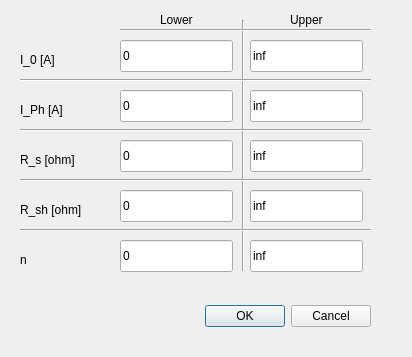
<?xml version="1.0" encoding="UTF-8"?>
<ui version="4.0">
 <class>prefs</class>
 <widget class="QDialog" name="prefs">
  <property name="geometry">
   <rect>
    <x>0</x>
    <y>0</y>
    <width>412</width>
    <height>357</height>
   </rect>
  </property>
  <property name="sizePolicy">
   <sizepolicy hsizetype="Fixed" vsizetype="Fixed">
    <horstretch>0</horstretch>
    <verstretch>0</verstretch>
   </sizepolicy>
  </property>
  <property name="maximumSize">
   <size>
    <width>16777215</width>
    <height>16777215</height>
   </size>
  </property>
  <property name="windowTitle">
   <string>Set Parameter Bounds</string>
  </property>
  <property name="sizeGripEnabled">
   <bool>false</bool>
  </property>
  <widget class="QDialogButtonBox" name="buttonBox">
   <property name="geometry">
    <rect>
     <x>30</x>
     <y>300</y>
     <width>341</width>
     <height>32</height>
    </rect>
   </property>
   <property name="orientation">
    <enum>Qt::Horizontal</enum>
   </property>
   <property name="standardButtons">
    <set>QDialogButtonBox::Cancel|QDialogButtonBox::Ok</set>
   </property>
  </widget>
  <widget class="Line" name="line">
   <property name="geometry">
    <rect>
     <x>233</x>
     <y>20</y>
     <width>20</width>
     <height>251</height>
    </rect>
   </property>
   <property name="orientation">
    <enum>Qt::Vertical</enum>
   </property>
  </widget>
  <widget class="Line" name="line_2">
   <property name="geometry">
    <rect>
     <x>120</x>
     <y>20</y>
     <width>251</width>
     <height>20</height>
    </rect>
   </property>
   <property name="orientation">
    <enum>Qt::Horizontal</enum>
   </property>
  </widget>
  <widget class="QLineEdit" name="I0_ub">
   <property name="geometry">
    <rect>
     <x>250</x>
     <y>40</y>
     <width>113</width>
     <height>32</height>
    </rect>
   </property>
   <property name="text">
    <string>inf</string>
   </property>
  </widget>
  <widget class="QLabel" name="label">
   <property name="geometry">
    <rect>
     <x>290</x>
     <y>10</y>
     <width>41</width>
     <height>20</height>
    </rect>
   </property>
   <property name="text">
    <string>Upper</string>
   </property>
  </widget>
  <widget class="QLabel" name="label_2">
   <property name="geometry">
    <rect>
     <x>160</x>
     <y>10</y>
     <width>41</width>
     <height>20</height>
    </rect>
   </property>
   <property name="text">
    <string>Lower</string>
   </property>
  </widget>
  <widget class="QLineEdit" name="I0_lb">
   <property name="geometry">
    <rect>
     <x>120</x>
     <y>40</y>
     <width>113</width>
     <height>32</height>
    </rect>
   </property>
   <property name="text">
    <string>0</string>
   </property>
  </widget>
  <widget class="Line" name="line_3">
   <property name="geometry">
    <rect>
     <x>20</x>
     <y>70</y>
     <width>351</width>
     <height>20</height>
    </rect>
   </property>
   <property name="orientation">
    <enum>Qt::Horizontal</enum>
   </property>
  </widget>
  <widget class="QLineEdit" name="Iph_ub">
   <property name="geometry">
    <rect>
     <x>250</x>
     <y>90</y>
     <width>113</width>
     <height>32</height>
    </rect>
   </property>
   <property name="text">
    <string>inf</string>
   </property>
  </widget>
  <widget class="QLineEdit" name="Iph_lb">
   <property name="geometry">
    <rect>
     <x>120</x>
     <y>90</y>
     <width>113</width>
     <height>32</height>
    </rect>
   </property>
   <property name="text">
    <string>0</string>
   </property>
  </widget>
  <widget class="QLineEdit" name="Rs_lb">
   <property name="geometry">
    <rect>
     <x>120</x>
     <y>140</y>
     <width>113</width>
     <height>32</height>
    </rect>
   </property>
   <property name="text">
    <string>0</string>
   </property>
  </widget>
  <widget class="Line" name="line_4">
   <property name="geometry">
    <rect>
     <x>20</x>
     <y>120</y>
     <width>351</width>
     <height>20</height>
    </rect>
   </property>
   <property name="orientation">
    <enum>Qt::Horizontal</enum>
   </property>
  </widget>
  <widget class="QLineEdit" name="Rs_ub">
   <property name="geometry">
    <rect>
     <x>250</x>
     <y>140</y>
     <width>113</width>
     <height>32</height>
    </rect>
   </property>
   <property name="text">
    <string>inf</string>
   </property>
  </widget>
  <widget class="QLineEdit" name="Rsh_lb">
   <property name="geometry">
    <rect>
     <x>120</x>
     <y>190</y>
     <width>113</width>
     <height>32</height>
    </rect>
   </property>
   <property name="text">
    <string>0</string>
   </property>
  </widget>
  <widget class="Line" name="line_5">
   <property name="geometry">
    <rect>
     <x>20</x>
     <y>170</y>
     <width>351</width>
     <height>20</height>
    </rect>
   </property>
   <property name="orientation">
    <enum>Qt::Horizontal</enum>
   </property>
  </widget>
  <widget class="QLineEdit" name="Rsh_ub">
   <property name="geometry">
    <rect>
     <x>250</x>
     <y>190</y>
     <width>113</width>
     <height>32</height>
    </rect>
   </property>
   <property name="text">
    <string>inf</string>
   </property>
  </widget>
  <widget class="QLineEdit" name="n_lb">
   <property name="geometry">
    <rect>
     <x>120</x>
     <y>240</y>
     <width>113</width>
     <height>32</height>
    </rect>
   </property>
   <property name="text">
    <string>0</string>
   </property>
  </widget>
  <widget class="Line" name="line_6">
   <property name="geometry">
    <rect>
     <x>20</x>
     <y>220</y>
     <width>351</width>
     <height>20</height>
    </rect>
   </property>
   <property name="orientation">
    <enum>Qt::Horizontal</enum>
   </property>
  </widget>
  <widget class="QLineEdit" name="n_ub">
   <property name="geometry">
    <rect>
     <x>250</x>
     <y>240</y>
     <width>113</width>
     <height>32</height>
    </rect>
   </property>
   <property name="text">
    <string>inf</string>
   </property>
  </widget>
  <widget class="QLabel" name="label_3">
   <property name="geometry">
    <rect>
     <x>20</x>
     <y>50</y>
     <width>61</width>
     <height>20</height>
    </rect>
   </property>
   <property name="text">
    <string>I_0 [A]</string>
   </property>
  </widget>
  <widget class="QLabel" name="label_4">
   <property name="geometry">
    <rect>
     <x>20</x>
     <y>100</y>
     <width>61</width>
     <height>20</height>
    </rect>
   </property>
   <property name="text">
    <string>I_Ph [A]</string>
   </property>
  </widget>
  <widget class="QLabel" name="label_5">
   <property name="geometry">
    <rect>
     <x>20</x>
     <y>150</y>
     <width>71</width>
     <height>20</height>
    </rect>
   </property>
   <property name="text">
    <string>R_s [ohm]</string>
   </property>
  </widget>
  <widget class="QLabel" name="label_6">
   <property name="geometry">
    <rect>
     <x>20</x>
     <y>200</y>
     <width>81</width>
     <height>20</height>
    </rect>
   </property>
   <property name="text">
    <string>R_sh [ohm]</string>
   </property>
  </widget>
  <widget class="QLabel" name="label_7">
   <property name="geometry">
    <rect>
     <x>20</x>
     <y>250</y>
     <width>81</width>
     <height>20</height>
    </rect>
   </property>
   <property name="text">
    <string>n</string>
   </property>
  </widget>
 </widget>
 <resources/>
 <connections>
  <connection>
   <sender>buttonBox</sender>
   <signal>accepted()</signal>
   <receiver>prefs</receiver>
   <slot>accept()</slot>
   <hints>
    <hint type="sourcelabel">
     <x>248</x>
     <y>254</y>
    </hint>
    <hint type="destinationlabel">
     <x>157</x>
     <y>274</y>
    </hint>
   </hints>
  </connection>
  <connection>
   <sender>buttonBox</sender>
   <signal>rejected()</signal>
   <receiver>prefs</receiver>
   <slot>reject()</slot>
   <hints>
    <hint type="sourcelabel">
     <x>316</x>
     <y>260</y>
    </hint>
    <hint type="destinationlabel">
     <x>286</x>
     <y>274</y>
    </hint>
   </hints>
  </connection>
 </connections>
</ui>
